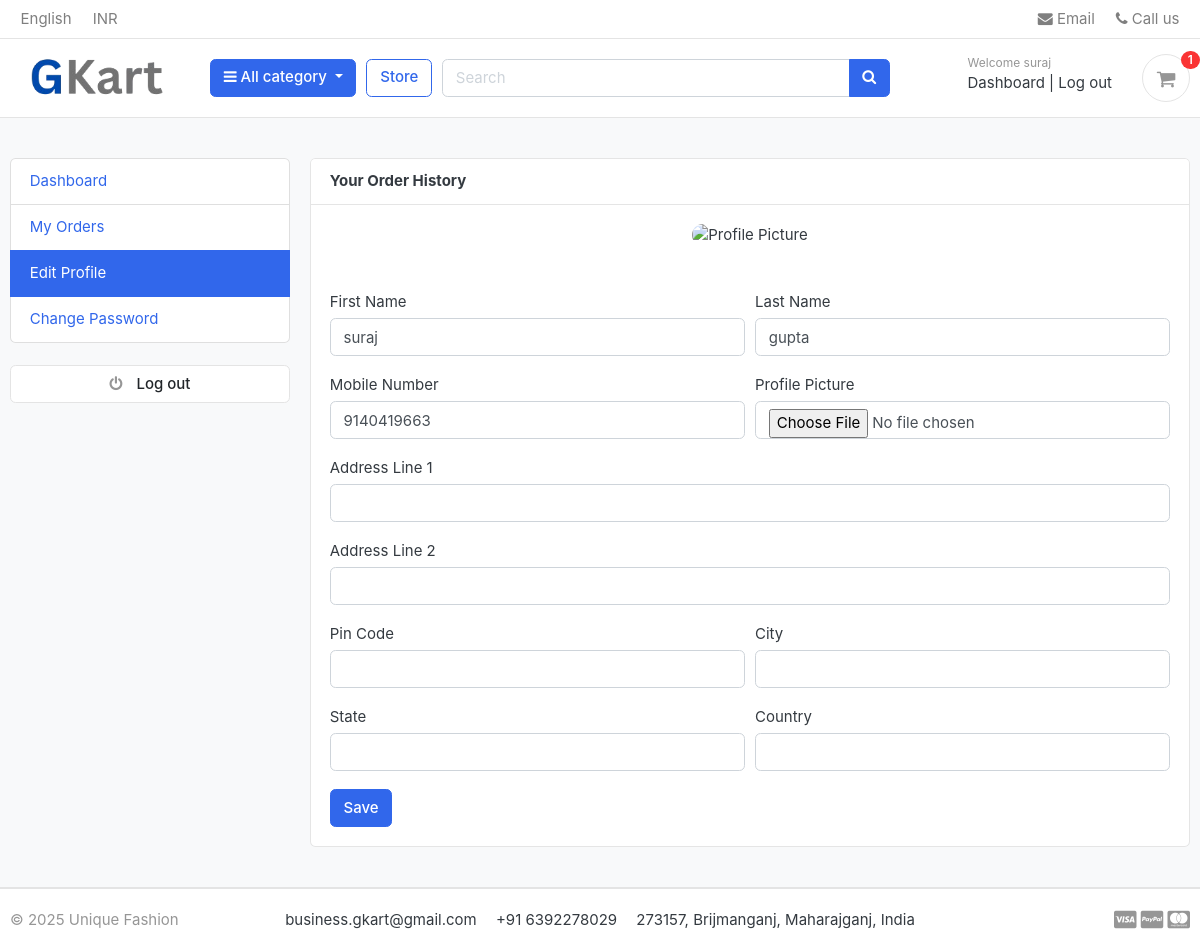
Screenshot of /accounts/edit_profile/ (signed in) with the database file from the repository.
### accounts/models.py (models this page shows, shortened)
class Account(AbstractBaseUser, PermissionsMixin):
    first_name = models.CharField(max_length=100)
    last_name = models.CharField(max_length=100)
    username = models.CharField(max_length=100, unique=True)
    email = models.CharField(max_length=100, unique=True)
    mobile_number = models.CharField(max_length=13)
    date_joined = models.DateTimeField(auto_now_add=True)
    last_login = models.DateTimeField(auto_now=True)
    is_admin = models.BooleanField(default=False)
    is_staff = models.BooleanField(default=False)
    is_active = models.BooleanField(default=False)
    is_superadmin = models.BooleanField(default=False)
    USERNAME_FIELD = 'email'
    REQUIRED_FIELDS = ['username', 'first_name', 'last_name']
    objects = MyAccountManager()

### accounts/views.py (the view)
# urls.py: path('edit_profile/', views.edit_profile, name='edit_profile'),
@login_required(login_url='login')
def edit_profile(request):
    try:
        user_profile = get_object_or_404(UserProfile, user=request.user)
    except:
        user_profile = None
    if request.method == "POST":
        user_form = UserForm(request.POST, instance=request.user)
        user_profile_form = UserProfileForm(request.POST, request.FILES, instance=user_profile)
        if user_form.is_valid() and user_profile_form.is_valid():
            user_form.save()
            user_profile_form.save()
            messages.success(request, "Your profile has been updated.")
            log_event(
                event_type="profile_updated",
                request=request,
                user=user_profile,
                extra={"description": "Your profile has been updated."}
            )
            return redirect('edit_profile')
    else:
        user_form = UserForm(instance=request.user)
        user_profile_form = UserProfileForm(instance=user_profile)
    context = {
        "user_form": user_form,
        "user_profile_form": user_profile_form,
        "user_profile": user_profile
    }
    return render(request, 'accounts/edit_profile.html', context)

### accounts/forms.py
class UserForm(forms.ModelForm):
    class Meta:
        model = Account
        fields = ['first_name', 'last_name', 'mobile_number']
    def __init__(self,  *args, **kwargs):
        super(UserForm, self).__init__(*args, **kwargs)
        for field in self.fields:
            self.fields[field].widget.attrs['class'] = 'form-control'

class UserProfileForm(forms.ModelForm):
    profile_picture = forms.ImageField(required=False, error_messages = {'invalid':("Image files only")}, widget=forms.FileInput)
    class Meta:
        model = UserProfile
        fields = ['profile_picture', 'address_line_1', 'address_line_2', 'pin_code', 'city', 'state', 'country']
    def __init__(self,  *args, **kwargs):
        super(UserProfileForm, self).__init__(*args, **kwargs)
        for field in self.fields:
            self.fields[field].widget.attrs['class'] = 'form-control'

### carts/context_processors.py (called while the page is built)
def counter(request):
    cart_count = 0
    if 'admin' in request.path:
        return {}
    else:
        try:
            cart = Cart.objects.filter(cart_id=_cart_id(request))
            if request.user.is_authenticated:
                cart_items = CartItem.objects.all().filter(user=request.user)
            else:
                cart_items = CartItem.objects.all().filter(cart=cart[:1])
            for cart_item in cart_items:
                cart_count += cart_item.quantity
        except Cart.DoesNotExist:
            cart_count = 0
    return dict(cart_count=cart_count)

### carts/views.py (called while the page is built)
def _cart_id(request):
    cart = request.session.session_key
    if not cart:
        cart = request.session.create() # create the cart id present in the session id
    return cart

### category/context_processors.py (called while the page is built)
def menu_links(request):
    links = Category.objects.all()
    return dict(links=links)

### category/models.py (called while the page is built)
    def get_url(self):
        return reverse('products_by_category', args=[self.slug])

### templates/accounts/edit_profile.html (shortened to what this page needs)
{% extends "base.html" %}
{% block content %}
<section class="section-conten padding-y bg">
<div class="container">
	<div class="row">
	{% include "includes/dashboard_sidebar.html" %}
	<main class="col-md-9">
		<article class="card">
		<header class="card-header">
			<strong class="d-inline-block mr-3">Your Order History</strong>
		</header>
		<div class="card-body">
            <div class="text-center mb-5">
				<img src="{{user_profile.profile_picture.url}}" alt="Profile Picture" width="100" style="border-radius:50px;">
			</div>
			<div class="row">
				<div class="col-md-12">
					<form action="{% url "edit_profile" %}" method="POST" enctype="multipart/form-data">
                        <div class="form-row">
                            <div class="form-group col-md-6">
                                <label>First Name</label>
                                {{ user_form.first_name }}
                            </div>
                            <div class="form-group col-md-6">
                                <label>Last Name</label>
                                {{ user_form.last_name }}
                            </div>
                        </div>
                        <div class="form-row">
                            <div class="form-group col-md-6">
                                <label>Mobile Number</label>
                                {{ user_form.mobile_number }}
                            </div>
                            <div class="form-group col-md-6">
                                <label>Profile Picture</label>
                                {{ user_profile_form.profile_picture }}
                            </div>
                        </div>
                        <div class="form-group">
                            <label>Address Line 1</label>
                            {{ user_profile_form.address_line_1 }}
                        </div>
                        <div class="form-group">
                            <label>Address Line 2</label>
                            {{ user_profile_form.address_line_2 }}
                        </div>
                        <div class="form-row">
                            <div class="form-group col-md-6">
                                <label>Pin Code</label>
                                {{ user_profile_form.pin_code }}
                            </div>
                            <div class="form-group col-md-6">
                                <label>City</label>
                                {{ user_profile_form.city }}
                            </div>
                        </div>
                        <div class="form-row">
                            <div class="form-group col-md-6">
                                <label>State</label>
                                {{ user_profile_form.state }}
                            </div>
                            <div class="form-group col-md-6">
                                <label>Country</label>
                                {{ user_profile_form.country }}
                            </div>
                        </div>
                        <button type="submit" class="btn btn-primary">Save</button>
                    </form>
				</div>
			</div>
		</div>
		</article>
	</main>
</div>
</div>
</section>
{% endblock %}

### templates/includes/navbar.html (shortened to what this page needs)
{% load static %}
<header class="section-header">
      <nav class="navbar p-md-0 navbar-expand-sm navbar-light border-bottom">
        <div class="container">
          <div class="collapse navbar-collapse" id="navbarTop4">
            <ul class="navbar-nav mr-auto">
              <li class="nav-item dropdown">
                <a href="#" class="nav-link"> English </a>
              </li>
              <li class="nav-item dropdown">
                <a href="#" class="nav-link"> INR </a>
              </li>
            </ul>
            <ul class="navbar-nav">
              <li>
                <a href="#" class="nav-link">
                  <i class="fa fa-envelope"></i> Email
                </a>
              </li>
              <li>
                <a href="#" class="nav-link">
                  <i class="fa fa-phone"></i> Call us
                </a>
              </li>
            </ul>
          </div>
        </div>
      </nav>
      <section class="header-main border-bottom">
        <div class="container">
          <div class="row align-items-center">
            <div class="col-lg-2 col-md-3 col-6">
              <a href="{% url "home" %}" class="brand-wrap">
                <img class="logo" src="{% static 'images/logo.png' %}"  alt="Logo Image"/>
              </a>
            </div>
            <div class="col-lg col-sm col-md col-6 flex-grow-0">
              <div class="category-wrap dropdown d-inline-block float-right">
                <button
                  type="button"
                  class="btn btn-primary dropdown-toggle"
                  data-toggle="dropdown"
                >
                  <i class="fa fa-bars"></i> All category
                </button>
              </div>
            </div>
            <a href="{% url "store" %}" class="btn btn-outline-primary">Store</a>
            <div class="col-lg col-md-6 col-sm-12 col">
              <form action="{% url "search" %}" class="search">
                <div class="input-group w-100">
                  <input
                    type="text"
                    name="keyword"
                    class="form-control"
                    {% comment %} style="width: 60%" {% endcomment %}
                    placeholder="Search"
                  />
                  <div class="input-group-append">
                    <button class="btn btn-primary" type="submit">
                      <i class="fa fa-search"></i>
                    </button>
                  </div>
                </div>
              </form>
            </div>
            <div class="col-lg-3 col-sm-6 col-8 order-2 order-lg-3">
              <div class="d-flex justify-content-end mb-3 mb-lg-0">
                {% if user.id is None %}
                  <div class="widget-header">
                    <small class="title text-muted">Welcome guest!</small>
                    <div>
                      <a href="{% url "login" %}">Log in</a>
                      <span class="dark-transp"> | </span>
                      <a href="{% url "register" %}"> Register</a>
                    </div>
                  </div>
                {% else %}
                    <div class="widget-header">
                    <small class="title text-muted">Welcome {{ user.first_name }}</small>
                    <div>
                      <a href="{% url "dashboard" %}">Dashboard</a>
                      <span class="dark-transp"> | </span>
                      <a href="{% url "logout" %}"> Log out</a>
                    </div>
                  </div>
                {% endif %}
                <a href="{% url "cart" %}" class="widget-header pl-3 ml-3">
                  <div class="icon icon-sm rounded-circle border">
                    <i class="fa fa-shopping-cart"></i>
                  </div>
                  <span class="badge badge-pill badge-danger notify">{{ cart_count }}</span>
                </a>
              </div>
            </div>
          </div>
        </div>
      </section>
    </header>

### gkart/static/css/ui.css (style rules this page uses)
html { font-family: "Inter", sans-serif; font-size: 15px; }
.icon-xs, .icon-sm, .icon-md, .icon-lg { display: inline-block; text-align: center; flex-shrink: 0; flex-grow: 0; }
.icon-sm { width: 48px; height: 48px; line-height: 48px !important; font-size: 20px; }
.padding-y { padding-top: 40px; padding-bottom: 40px; }
article:after, .form-group:after { display: block; clear: both; content: ""; }
.bg { background-color: #f8f9fa; }
.header-main { position: relative; padding-top: 1rem; padding-bottom: 1rem; }
.brand-wrap .logo, .navbar-brand .logo { margin-right: 7px; max-height: 42px; display: inline-block; }
.widget-header { display: inline-block; vertical-align: middle; position: relative; }
.widget-header a { color: #343a40; }
.widget-header i { color: #969696; }
.widget-header .title { display: block; }
.widget-header .notify { position: absolute; top: -3px; right: -10px; }
.notify { position: absolute; top: -4px; right: -10px; display: inline-block; padding: 0.25em 0.6em; font-size: 12px; line-height: 1; text-align: center; border-radius: 3rem; color: #fff; background-color: #fa3434; }

### rows the page displays
Account: first_name "suraj", last_name "gupta", mobile_number "9140419663"

### other values shown
{{ cart_count }} "1"
